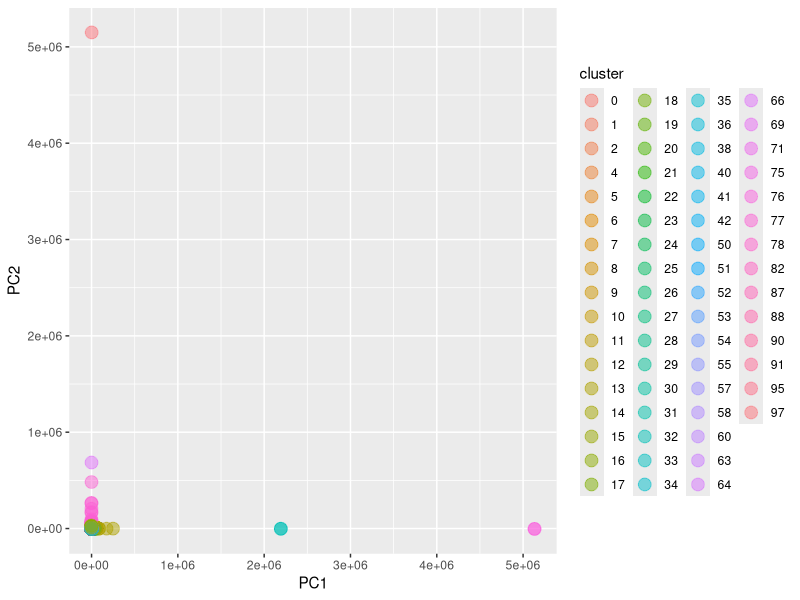

Write R code to recreate this figure.
# read clustering results
clustering <- read.csv("clustering_results.csv", header=FALSE)

# perform PCA
clustering_pca <- prcomp(clustering)

# Extract components 1 and 2
clustering_pca_1_2 <- clustering_pca$x[, 1:2]

# if using basic plot - asp = 1 gives equal scaling to x and y axes
library(ggplot2)
pca_df = data.frame(clustering_pca_1_2)
pca_df$cluster <- as.factor(clustering$V1)
ggplot(data=pca_df, aes(x=PC1, y=PC2, color=cluster)) +
    geom_point(alpha=.5, size = 4, position = position_jitter(w = 0.8, h = 0.8))
